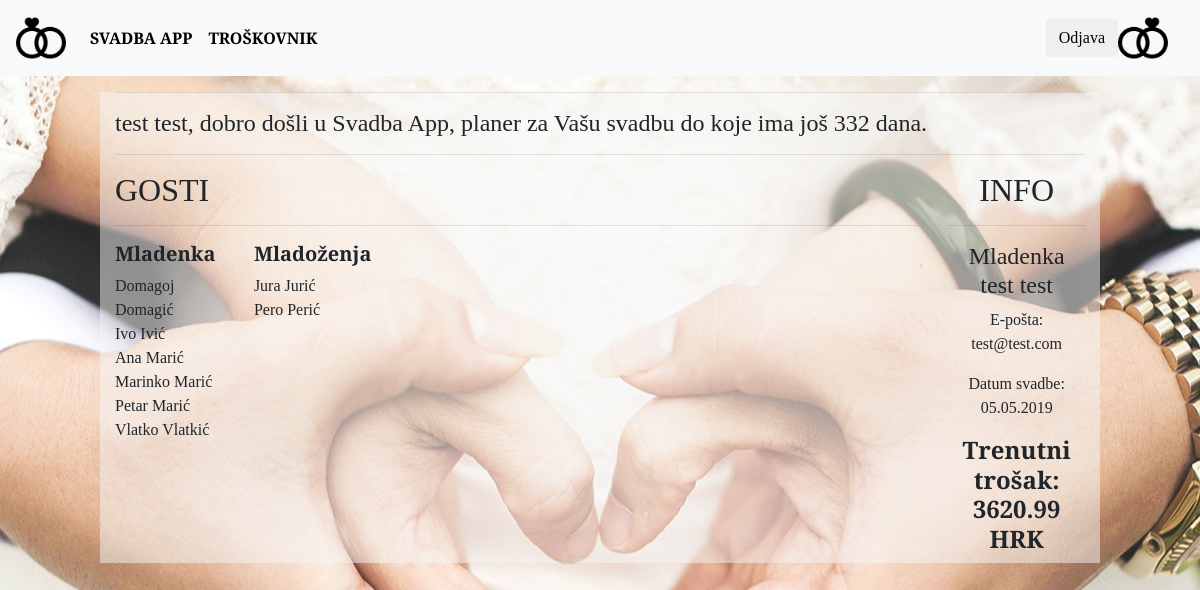
Page /guests.php (signed in) on the committed database.
### tables this page shows
CREATE TABLE `guests` (
  `ID` int(11) NOT NULL,
  `USER_ID` int(11) NOT NULL,
  `GUEST_FIRSTNAME` varchar(256) NOT NULL,
  `GUEST_LASTNAME` varchar(256) NOT NULL,
  `FAMILY_SIDE_ID` int(11) NOT NULL DEFAULT '1'
);

### repository/guests.php (the view, shortened to what this page needs)
<?php
include_once "model/Guests.php";
class ShowGuests {
    public static function insertToModel() {
        $conn = Db::getDbConnection();
        $query = $conn->prepare("SELECT * FROM guests ORDER BY GUEST_LASTNAME, GUEST_FIRSTNAME");
        $query->execute();
        $result = $query->fetchAll(PDO::FETCH_ASSOC);
        $allGuests = [];
        foreach ($result as $guest) {
            $newGuest = new Guests();
            $newGuest->id = $guest['ID'];
            $newGuest->userId = $guest['USER_ID'];
            $newGuest->guestFirstname = $guest['GUEST_FIRSTNAME'];
            $newGuest->guestLastname = $guest['GUEST_LASTNAME'];
            $newGuest->familySideId = $guest['FAMILY_SIDE_ID'];
            array_push($allGuests, $newGuest);
        }
        return $allGuests;
    }
    public static function Draw($familySideId) {
        foreach(self::insertToModel() as $guest) {
            if ($guest->familySideId == $familySideId)
            echo "$guest->guestFirstname $guest->guestLastname<br>";
        }
    }
}
?>

### CSS/style.css (style rules this page uses)
body { background-image: url("../img/background-index.jpeg"); background-repeat: no-repeat; background-attachment: fixed; background-position: center; background-color: whitesmoke; font-family: 'Slabo 27px', serif; }

### rows in the picture
guests: GUEST_FIRSTNAME "Domagoj", GUEST_LASTNAME "Domagić"
guests: GUEST_FIRSTNAME "Ivo", GUEST_LASTNAME "Ivić"
guests: GUEST_FIRSTNAME "Ana", GUEST_LASTNAME "Marić"
guests: GUEST_FIRSTNAME "Marinko", GUEST_LASTNAME "Marić"
guests: GUEST_FIRSTNAME "Petar", GUEST_LASTNAME "Marić"
guests: GUEST_FIRSTNAME "Vlatko", GUEST_LASTNAME "Vlatkić"
guests: GUEST_FIRSTNAME "Jura", GUEST_LASTNAME "Jurić"
guests: GUEST_FIRSTNAME "Pero", GUEST_LASTNAME "Perić"

### other values in the picture
$_SESSION['firstName'] "test"
$_SESSION['lastName'] "test"
$dateDiff "332"
$_SESSION['gender'] "Mladenka"
$_SESSION['email'] "test@test.com"
date("d.m.Y", strtotime($_SESSION['weddingDate'])) "05.05.2019"
weddingExpense::TotalCost() "3620.99 HRK"
